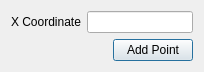
<?xml version="1.0" encoding="UTF-8"?>
<ui version="4.0">
 <class>KnotAdderDialog</class>
 <widget class="QDialog" name="KnotAdderDialog">
  <property name="geometry">
   <rect>
    <x>0</x>
    <y>0</y>
    <width>204</width>
    <height>69</height>
   </rect>
  </property>
  <property name="windowTitle">
   <string>Add Point</string>
  </property>
  <layout class="QGridLayout" name="gridLayout">
   <item row="0" column="0">
    <widget class="QLabel" name="label">
     <property name="text">
      <string>X Coordinate</string>
     </property>
    </widget>
   </item>
   <item row="0" column="1">
    <widget class="QLineEdit" name="xCoordinateLineEdit"/>
   </item>
   <item row="1" column="1">
    <layout class="QHBoxLayout" name="horizontalLayout">
     <item>
      <spacer name="horizontalSpacer">
       <property name="orientation">
        <enum>Qt::Horizontal</enum>
       </property>
       <property name="sizeHint" stdset="0">
        <size>
         <width>40</width>
         <height>20</height>
        </size>
       </property>
      </spacer>
     </item>
     <item>
      <widget class="QPushButton" name="applyPushButton">
       <property name="text">
        <string>Add Point</string>
       </property>
      </widget>
     </item>
    </layout>
   </item>
  </layout>
 </widget>
 <resources/>
 <connections/>
</ui>
